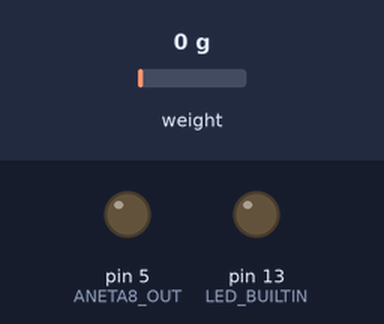
A sketch run on a simulated Arduino Uno, built with avr-gcc and run on an emulated ATmega328P. Parts: output pins drawn as LEDs (lit = HIGH). The test bench sets the inputs (shaded band); at power-on: weight on the scale 0 g. What the sketch prints to the serial monitor is not drawn.

Above: at 0.1 s.
At 1.6 s:
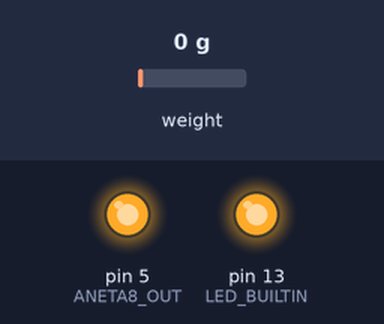
1.7 s: weight on the scale set to 1250 g
Timing chart, 0 to 4.7 s (numbered marks = the images above; inputs shaded):
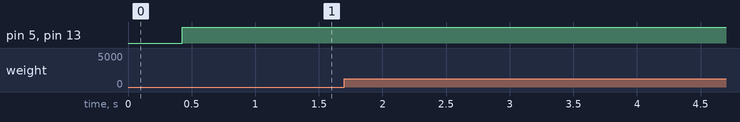

The sketch:

LoadCell_Switch.ino
```cpp
#include <HX711_ADC.h>
#include <movingAvg.h>

HX711_ADC LoadCell(2, 3);
movingAvg mySensor(10);

#define ANETA8_OUT 5

void setup() {
  pinMode(LED_BUILTIN, OUTPUT);
  pinMode(ANETA8_OUT, OUTPUT);
  Serial.begin(57600);
  Serial.println("Wait...");
  LoadCell.begin(64);
  long stabilisingtime = 25; // tare preciscion can be improved by adding a few seconds of stabilising time
  LoadCell.start(stabilisingtime);
  LoadCell.setCalFactor(696.0); // user set calibration factor (float)
  mySensor.begin();
  Serial.println("Startup + tare is complete");
}

void loop() {
  LoadCell.update();
  int LoadCellRead = round(LoadCell.getData()*1000);
  mySensor.reading(LoadCellRead);

  if ((LoadCellRead-mySensor.getAvg())<-2000) {
    digitalWrite(LED_BUILTIN, LOW);
    digitalWrite(ANETA8_OUT, LOW);
  } else {
    digitalWrite(LED_BUILTIN, HIGH);
    digitalWrite(ANETA8_OUT, HIGH);
  }

  Serial.print(LoadCellRead);
  Serial.print("\t");
  Serial.print(mySensor.getAvg());
  Serial.print("\t");
  Serial.println(LoadCellRead-mySensor.getAvg());
}
```
